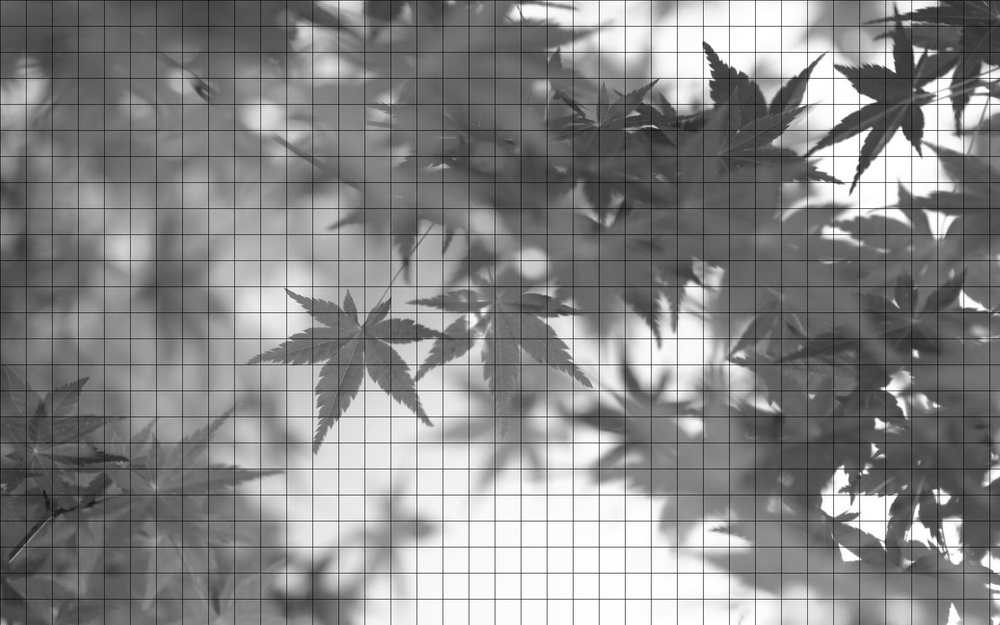
#> input picture assets/folhas1_Reticulada.jpg, 1000 x 625 px, shrunk from 1920 x 1200 before the run
$ python DFT.py   (older library calls are emulated)
#> lines starting #> are read from the running program, lines starting #| are printed output that depends on the picture; long printed decimals are rounded
import numpy as np
import cv2
import matplotlib.pyplot as plt
from PIL import Image, ImageEnhance
from skimage.io import imread, imshow
from skimage.color import rgb2hsv, rgb2gray, rgb2yuv
from skimage import color, exposure, transform
from skimage.exposure import equalize_hist, equalize_adapthist
from skimage.metrics import structural_similarity

# Distância entre pontos 40 24

def fourier_masker_ver(image, i):
    font_size = 8
    dark_image_grey_fourier = np.fft.fftshift(np.fft.fft2(image))
    w, h = image.size

    # Linha Vertical
    dark_image_grey_fourier[:(int(h/2)-10), int(w/2)-2:int(w/2)+2] = i
    dark_image_grey_fourier[-(int(h/2)-10):, int(w/2)-2:int(w/2)+2] = i

    # Linha horizontal
    dark_image_grey_fourier[int(h/2)-2:int(h/2)+2, :(int(w/2)-10)] = i
    dark_image_grey_fourier[int(h/2)-2:int(h/2)+2, -(int(w/2)-10):] = i

    reversed_fourier = abs(np.fft.ifft2(dark_image_grey_fourier))
    ssimOG = structural_similarity(reversed_fourier, np.array(image), data_range=255)

    fig, ax = plt.subplots(3,3,figsize=(12,8))
    ax[0,1].imshow(np.log(abs(dark_image_grey_fourier)), cmap='gray')
    ax[0,1].set_title('Masked Fourier', fontsize = font_size)
    ax[0,1].axis('off')

    ax[0,0].imshow(image, cmap = 'gray')
    ax[0,0].set_title('Greyscale Image', fontsize = font_size)
    ax[0,0].axis('off')

    transformed_eq_hist = increase_brightness_equalizing_histogram(reversed_fourier)
    ssim_eq_hist = structural_similarity(transformed_eq_hist, np.array(image), data_range=255)
    ax[2,0].imshow(transformed_eq_hist, cmap='gray')
    ax[2,0].set_title('Hist Eq: '+ str(ssim_eq_hist), fontsize = font_size)
    ax[2,0].axis('off')

    transformed_eq_hist_adapted = increase_brightness_equalizing_histogram_adapted(reversed_fourier)
    ssim_eq_hist_adapted = structural_similarity(transformed_eq_hist_adapted, np.array(image), data_range=255)
    ax[1,0].imshow(transformed_eq_hist_adapted, cmap='gray')
    ax[1,0].set_title('Adapt Hist Eq: '+ str(ssim_eq_hist_adapted), fontsize = font_size)
    ax[1,0].axis('off')

    (transformed_pil, ssim_pil) = increase_brightness_pil_enhancer(reversed_fourier)
    ax[1,1].imshow(transformed_pil, cmap='gray')
    ax[1,1].set_title('Pil Enhance: '+ str(ssim_pil), fontsize = font_size)
    ax[1,1].axis('off')

    (transformed_cv, ssim_cv) = increase_brightness_cv2(reversed_fourier)
    ax[1,2].imshow(transformed_cv, cmap='gray')
    ax[1,2].set_title('CV2 Enhance: '+ str(ssim_cv), fontsize = font_size)
    ax[1,2].axis('off')

    ax[0,2].imshow(reversed_fourier, cmap='gray')
    ax[0,2].set_title('Fourier: '+ str(ssimOG), fontsize = font_size)
    ax[0,2].axis('off')

    print("SSIMs:\n")
    print("{:<30} {:<10.6f}".format("Original:", ssimOG))
    print("{:<30} {:<10.6f}".format("Equalized Histogram:", ssim_eq_hist))
    print("{:<30} {:<10.6f}".format("Equalized Adapted Histogram:", ssim_eq_hist_adapted))
    print("{:<30} {:<10.6f}".format("PIL Enhancement:", ssim_pil))
    print("{:<30} {:<10.6f}".format("CV2 Enhancement:", ssim_cv))


def increase_brightness_equalizing_histogram(dark_image):
    lighter_image = (dark_image - np.min(dark_image)) / (np.max(dark_image) - np.min(dark_image))
    lighter_image = lighter_image * 255
    lighter_image = equalize_hist(lighter_image.astype(np.uint8))
    return lighter_image

def increase_brightness_equalizing_histogram_adapted(dark_image):
    lighter_image = (dark_image - np.min(dark_image)) / (np.max(dark_image) - np.min(dark_image))
    lighter_image = lighter_image * 255
    lighter_image = equalize_adapthist(lighter_image.astype(np.uint8))
    return lighter_image

def increase_brightness_pil_enhancer(dark_image):
    if isinstance(dark_image, np.ndarray):
        dark_image = Image.fromarray(dark_image.astype('uint8'))
    i = 0.1
    prev_ssim = -1
    img_r_np = np.array(img_r)
    while i <= 1.0:
        enhancer = ImageEnhance.Brightness(dark_image)
        enhanced_image = enhancer.enhance(i)
        enhanced_image_np = np.array(enhanced_image)
        current_ssim = structural_similarity(enhanced_image_np, img_r_np, multichannel=True)
        if current_ssim < prev_ssim:
            break
        prev_ssim = current_ssim
        i += 0.1
    return enhanced_image, current_ssim

def increase_brightness_cv2(dark_image):
    path_r2 = "assets/folhas1_Reticulada.jpg"
    img_r2 = cv2.imread(path_r2, cv2.IMREAD_GRAYSCALE)
    i = 0.1
    prev_ssim = -1
    while i <= 1.0:
        lighter_image = cv2.convertScaleAbs(dark_image, alpha=i)
        lighter_image = cv2.equalizeHist(lighter_image)
        current_ssim = structural_similarity(lighter_image, img_r2)
        if current_ssim < prev_ssim:
            break
        prev_ssim = current_ssim
        i += 0.1
    return lighter_image, current_ssim

path_r = "assets/folhas1_Reticulada.jpg"
img_r = Image.open(path_r).convert('L')
#> img_r is the input picture: PIL image 1000x625 L; min 13, max 255, mean 135.8
path = "assets/folhas1.jpg"
img = Image.open(path).convert('L')
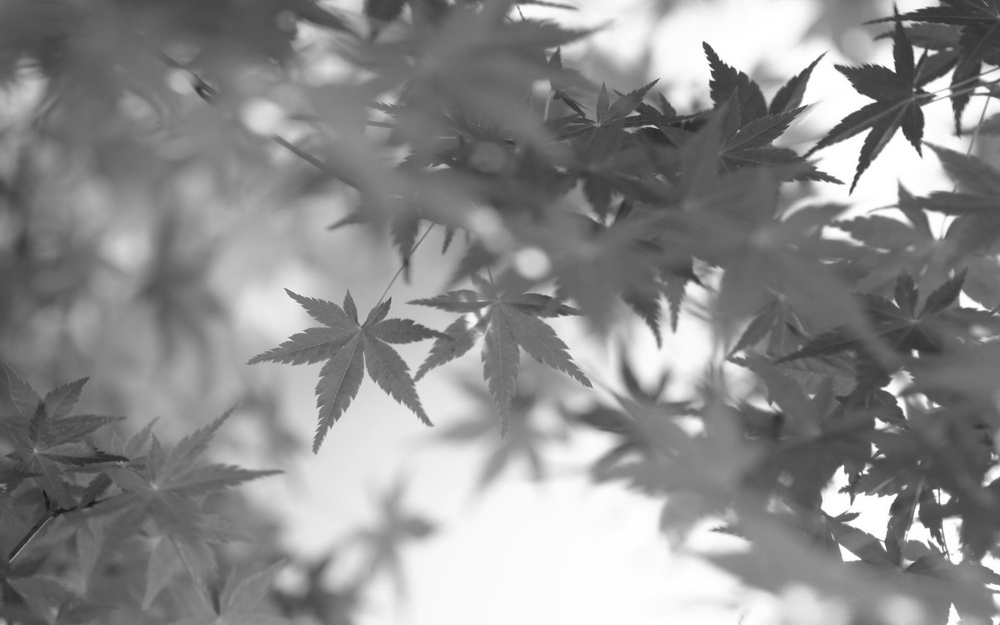
#> input picture assets/folhas1.jpg, 1000 x 625 px, shrunk from 1920 x 1200 before the run
#> img is the input picture: PIL image 1000x625 L; min 20, max 255, mean 141.4

ssim_enhacements = []

fourier_masker_ver(img_r, 0.2)
#> in fourier_masker_ver, `reversed_fourier = abs(np.fft.ifft2(dark_image_grey_fourier))`:
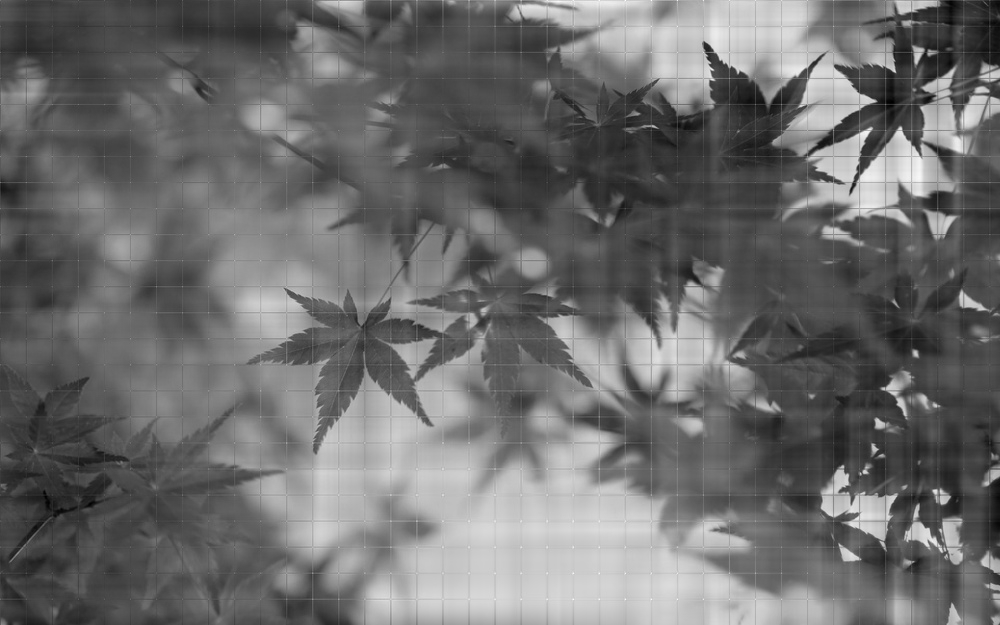
#> reversed_fourier: shape (625, 1000) float64; min 15.58, max 296.3, mean 135.8; drawn with min black and max white
#> in fourier_masker_ver, `ssimOG = structural_similarity(reversed_fourier, np.array(image), data..`: ssimOG = 0.57
#> in increase_brightness_equalizing_histogram, `lighter_image = equalize_hist(lighter_image.astype(np.uint8))`:
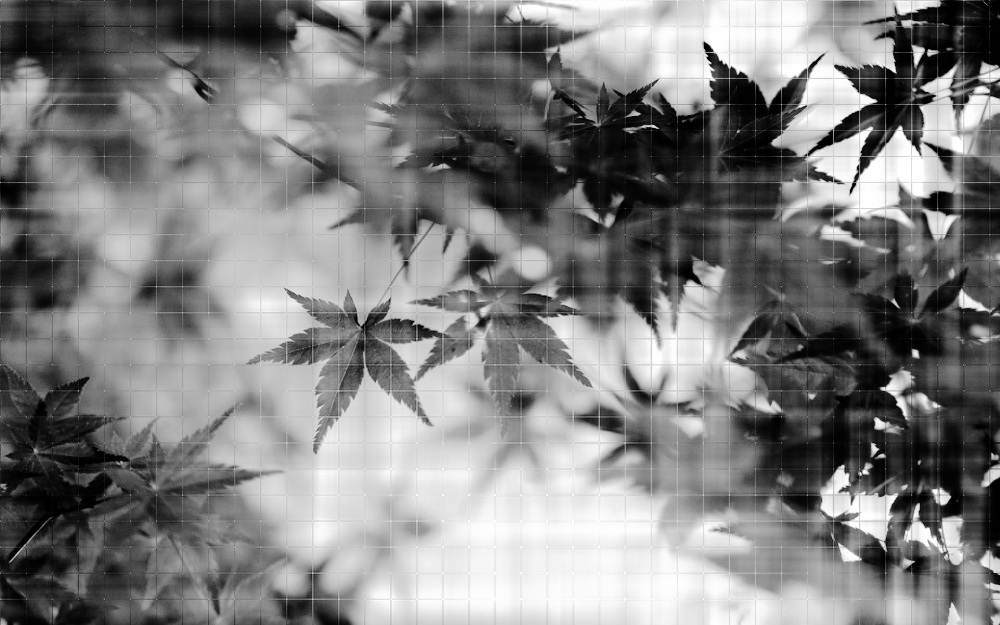
#> lighter_image: shape (625, 1000) float64; min 8e-06, max 1, mean 0.504
#> in fourier_masker_ver, `ssim_eq_hist = structural_similarity(transformed_eq_hist, np.array(ima..`: ssim_eq_hist = 0.00289
#> in increase_brightness_equalizing_histogram_adapted, `lighter_image = equalize_adapthist(lighter_image.astype(np.uint8))`:
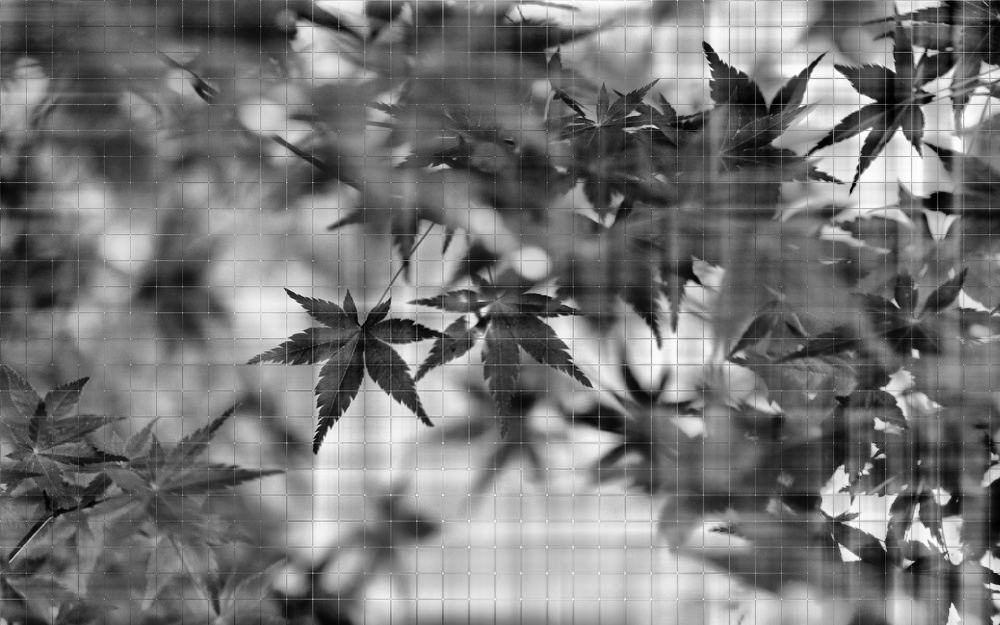
#> lighter_image: shape (625, 1000) float64; min 0, max 1, mean 0.464
#> in fourier_masker_ver, `ssim_eq_hist_adapted = structural_similarity(transformed_eq_hist_adapt..`: ssim_eq_hist_adapted = 0.00295
#> in increase_brightness_pil_enhancer, `dark_image = Image.fromarray(dark_image.astype('uint8'))`:
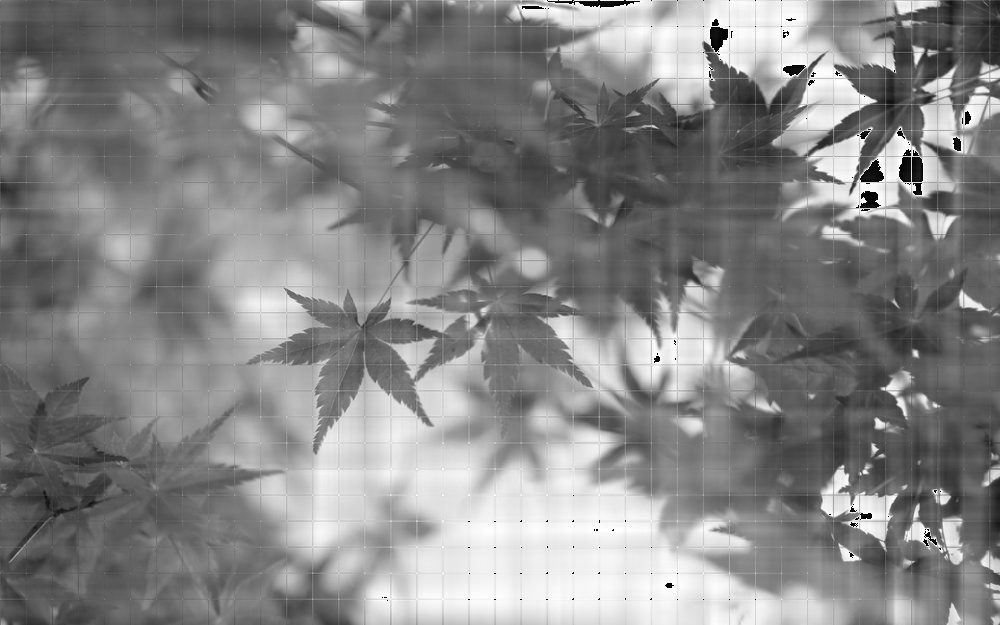
#> dark_image: PIL image 1000x625 L; min 0, max 255, mean 134.1
#> the loop in increase_brightness_pil_enhancer, `while i <= 1.0:` made 10 passes
#> (current_ssim, prev_ssim) on passes 1 to 10: (0.119, 0.119), (0.244, 0.244), (0.36, 0.36), (0.462, 0.462), (0.547, 0.547), (0.611, 0.611), (0.657, 0.657), (0.687, 0.687), (0.702, 0.702), (0.707, 0.707)
#> pass 3, in increase_brightness_pil_enhancer, `enhanced_image = enhancer.enhance(i)`:
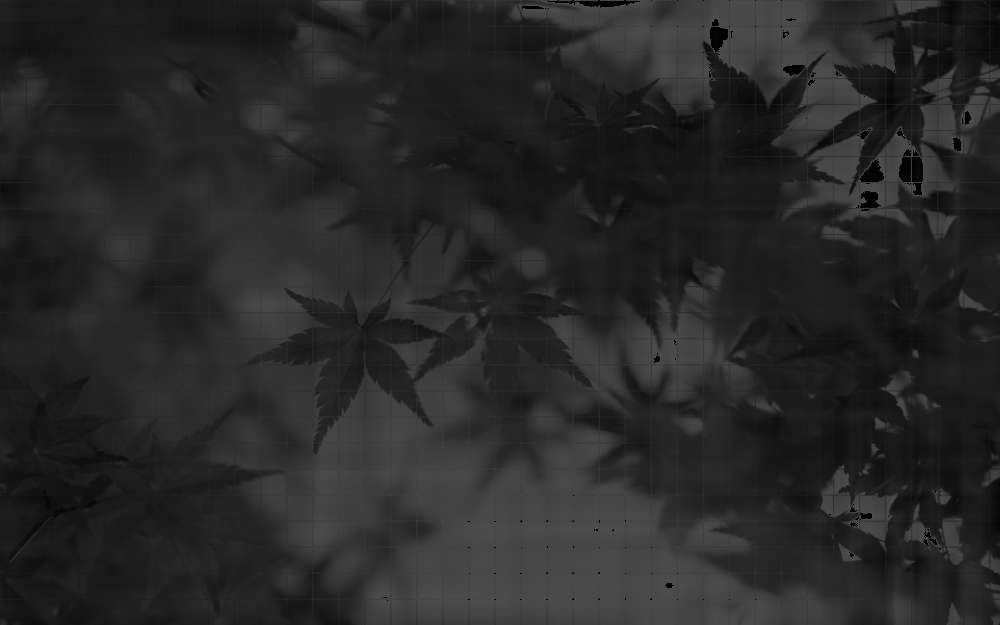
#> enhanced_image: PIL image 1000x625 L; min 0, max 76, mean 39.8
#> after the loop in increase_brightness_pil_enhancer, `while i <= 1.0:`: i = 1.1
#> in fourier_masker_ver, `(transformed_pil, ssim_pil) = increase_brightness_pil_enhancer(reverse..`: ssim_pil = 0.707
#> the loop in increase_brightness_cv2, `while i <= 1.0:` made 7 passes
#> (current_ssim, prev_ssim) on passes 1 to 6: (0.424, 0.424), (0.444, 0.444), (0.449, 0.449), (0.451, 0.451), (0.452, 0.452), (0.453, 0.453)
#> current_ssim on pass 7: 0.452
#> after the loop in increase_brightness_cv2, `while i <= 1.0:`: i = 0.7
#> in fourier_masker_ver, `(transformed_cv, ssim_cv) = increase_brightness_cv2(reversed_fourier)`: ssim_cv = 0.452
#| Original:                      0.5698
#| Equalized Histogram:           0.002894
#| Equalized Adapted Histogram:   0.002947
#| PIL Enhancement:               0.7071
#| CV2 Enhancement:               0.4525
plt.tight_layout()
plt.show()
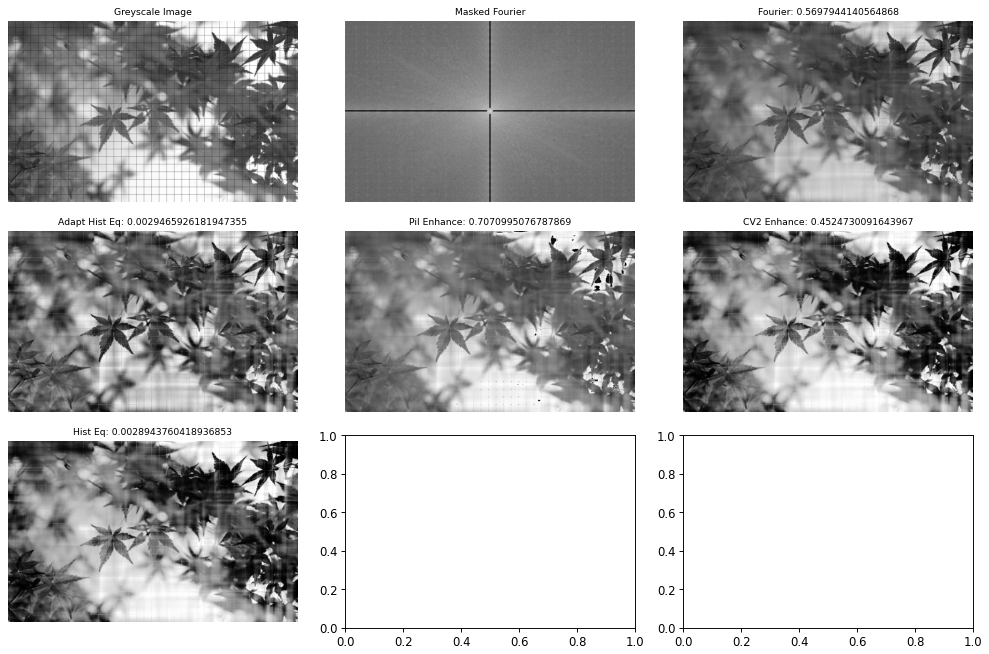
#> figure drawn by matplotlib, 7 panels
